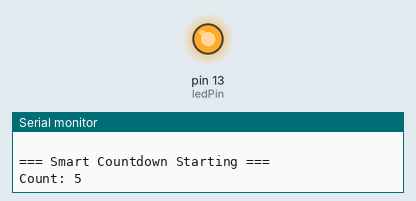
This sketch was run on a simulated Arduino Uno, built with avr-gcc and run on an emulated ATmega328P. On the bench: output pins drawn as LEDs (lit = HIGH), the last lines printed to the serial monitor.

Above: at 0.1 s.
At 20.8 s:
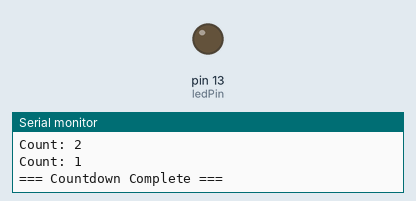
Timing chart, 0 to 22.3 s (numbered marks = the images above):
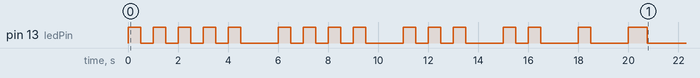

The sketch:

Assignment.ino
```cpp
int startValue = 5;
byte ledPin = 13;

void flashLED(int times){
  while(times > 0){
    digitalWrite(ledPin, 1);
    delay(500);
    digitalWrite(ledPin, 0);
    delay(500);

    times = times - 1;
  }
}

void setup() {
  Serial.begin(9600);
  pinMode(ledPin, OUTPUT);

  Serial.println(" ");
  Serial.println("=== Smart Countdown Starting ===");

  int count = startValue;
  while(count > 0){
    Serial.print("Count: ");
    Serial.println(count);

    flashLED(count);

    delay(1000);
    count = count - 1;
  }
  Serial.println("=== Countdown Complete ===");
  digitalWrite(ledPin, 1);
  delay(750);
  digitalWrite(ledPin, 0);
}

void loop() {

}
```
